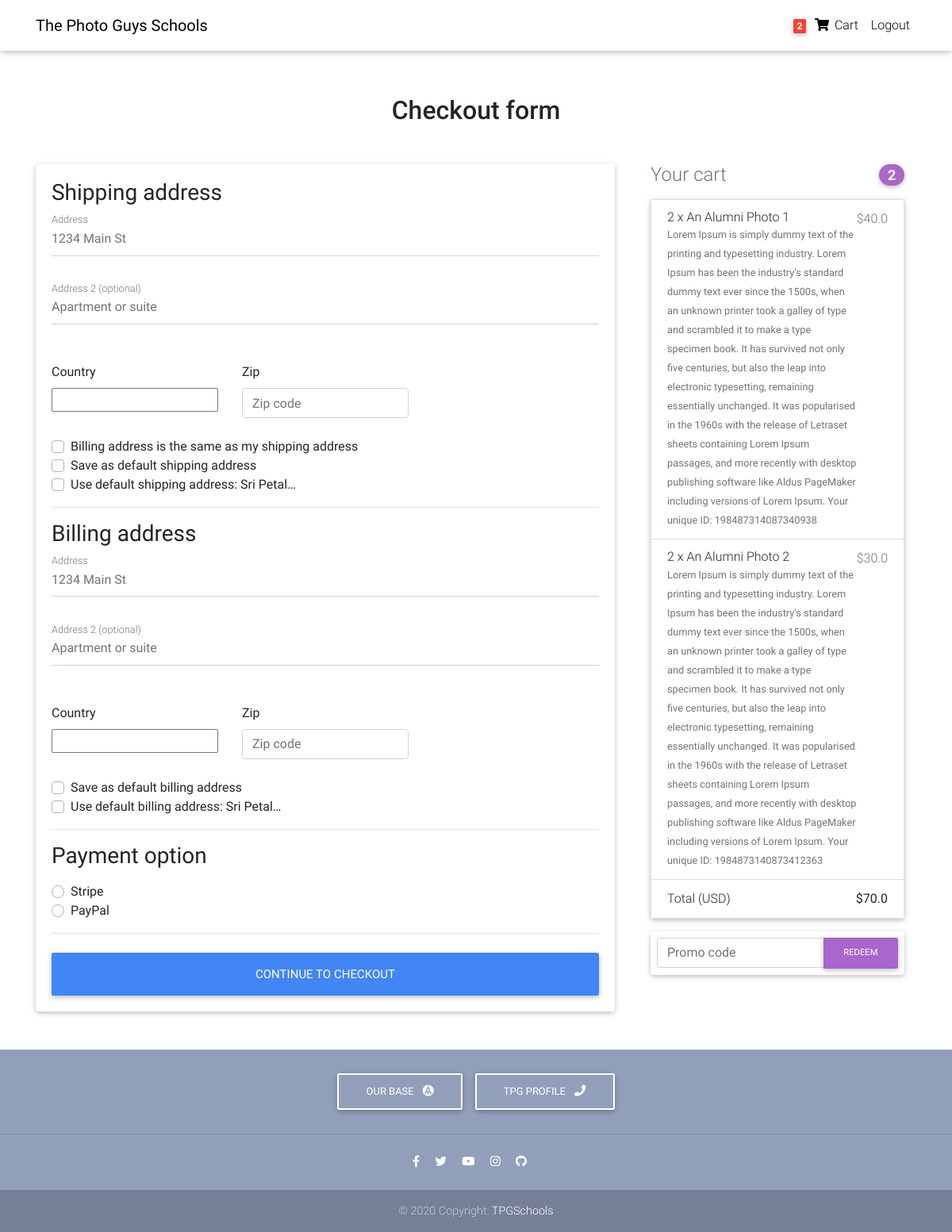
Page /checkout/ (signed in) on the earlier database version.
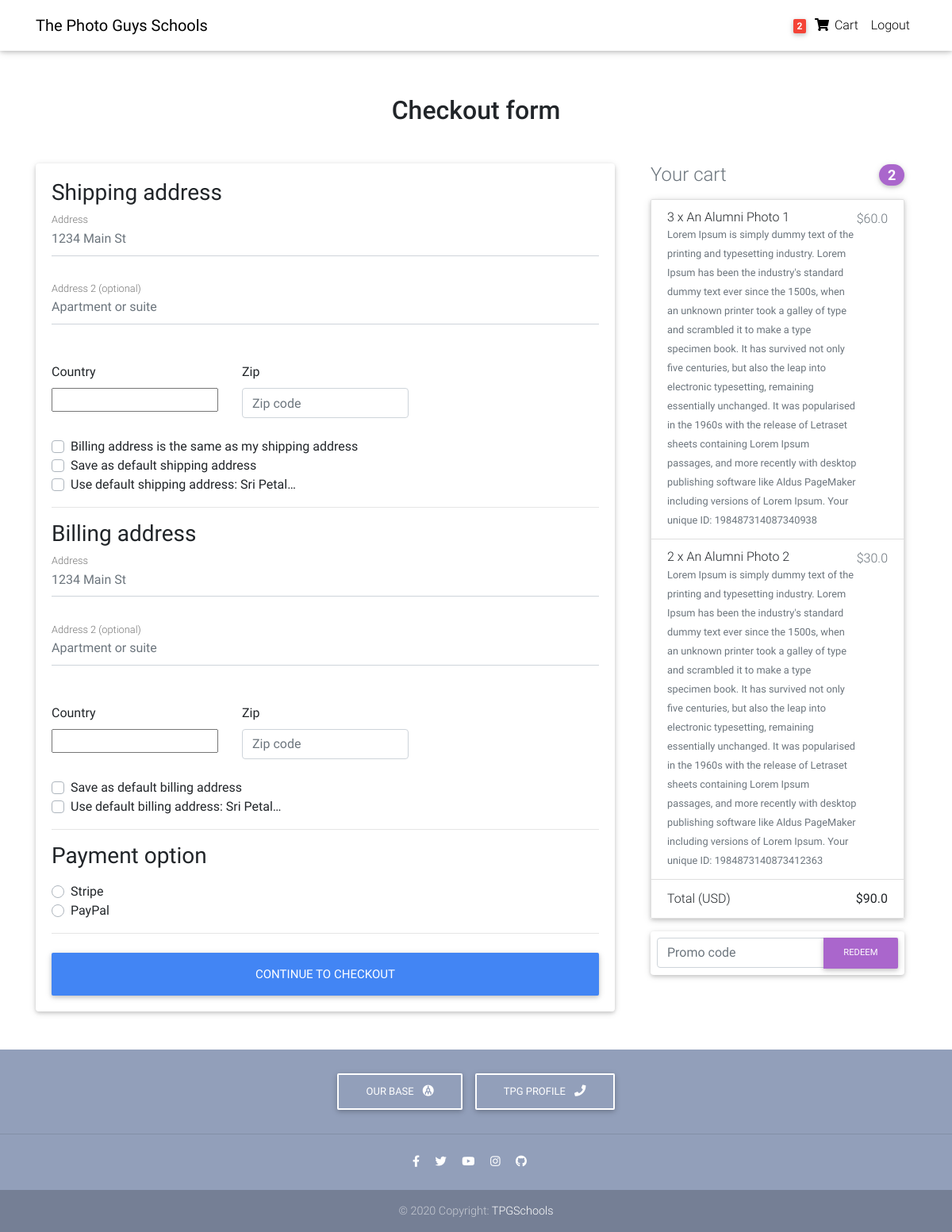
Same page on the later database version.
### core/models.py (models this page shows, shortened)
class OrderItem(models.Model):
    user = models.ForeignKey(settings.AUTH_USER_MODEL,
                             on_delete=models.CASCADE)
    ordered = models.BooleanField(default=False)
    item = models.ForeignKey(Item, on_delete=models.CASCADE)
    quantity = models.IntegerField(default=1)
    def get_total_item_price(self):
        return self.quantity * self.item.price
    def get_total_discount_item_price(self):
        return self.quantity * self.item.discount_price
    def get_final_price(self):
        if self.item.discount_price:
            return self.get_total_discount_item_price()
        return self.get_total_item_price()

class Item(models.Model):
    title = models.CharField(max_length=100)
    price = models.FloatField()
    discount_price = models.FloatField(blank=True, null=True)
    category = models.CharField(choices=CATEGORY_CHOICES, max_length=2)
    label = models.CharField(choices=LABEL_CHOICES, max_length=1)
    slug = models.SlugField()
    description = models.TextField()
    image = models.ImageField()

class Order(models.Model):
    user = models.ForeignKey(settings.AUTH_USER_MODEL,
                             on_delete=models.CASCADE)
    ref_code = models.CharField(max_length=20, blank=True, null=True)
    items = models.ManyToManyField(OrderItem)
    start_date = models.DateTimeField(auto_now_add=True)
    ordered_date = models.DateTimeField()
    ordered = models.BooleanField(default=False)
    shipping_address = models.ForeignKey(
        'Address', related_name='shipping_address', on_delete=models.SET_NULL, blank=True, null=True)
    billing_address = models.ForeignKey(
        'Address', related_name='billing_address', on_delete=models.SET_NULL, blank=True, null=True)
    payment = models.ForeignKey(
        'Payment', on_delete=models.SET_NULL, blank=True, null=True)
    coupon = models.ForeignKey(
        'Coupon', on_delete=models.SET_NULL, blank=True, null=True)
    being_delivered = models.BooleanField(default=False)
    received = models.BooleanField(default=False)
    refund_requested = models.BooleanField(default=False)
    refund_granted = models.BooleanField(default=False)
    '''
    1. Item added to cart
    2. Adding a billing address
    (Failed checkout)
    3. Payment
    (Preprocessing, processing, packaging etc.)
    4. Being delivered
    5. Received
    6. Refunds
    '''
    def get_total(self):
        total = 0
        for order_item in self.items.all():
            total += order_item.get_final_price()
        if self.coupon:
            total -= self.coupon.amount
        return total

### core/views.py (the view, shortened to what this page needs)
# urls.py: path('checkout/', CheckoutView.as_view(), name='checkout'),
class CheckoutView(View):
    def get(self, *args, **kwargs):
        try:
            order = Order.objects.get(user=self.request.user, ordered=False)
            form = CheckoutForm()
            context = {
                'form': form,
                'couponform': CouponForm(),
                'order': order,
                'DISPLAY_COUPON_FORM': True
            }
            shipping_address_qs = Address.objects.filter(
                user=self.request.user,
                address_type='S',
                default=True
            )
            if shipping_address_qs.exists():
                context.update(
                    {'default_shipping_address': shipping_address_qs[0]})
            billing_address_qs = Address.objects.filter(
                user=self.request.user,
                address_type='B',
                default=True
            )
            if billing_address_qs.exists():
                context.update(
                    {'default_billing_address': billing_address_qs[0]})
            return render(self.request, "checkout.html", context)
        except ObjectDoesNotExist:
            messages.info(self.request, "You do not have an active order")
            return redirect("core:checkout")

### core/forms.py
class CheckoutForm(forms.Form):
    shipping_address = forms.CharField(required=False)
    shipping_address2 = forms.CharField(required=False)
    shipping_country = CountryField(blank_label='(select country)').formfield(
        required=False,
        widget=CountrySelectWidget(attrs={
            'class': 'custom-select d-block w-100',
        }))
    shipping_zip = forms.CharField(required=False)
    billing_address = forms.CharField(required=False)
    billing_address2 = forms.CharField(required=False)
    billing_country = CountryField(blank_label='(select country)').formfield(
        required=False,
        widget=CountrySelectWidget(attrs={
            'class': 'custom-select d-block w-100',
        }))
    billing_zip = forms.CharField(required=False)
    same_billing_address = forms.BooleanField(required=False)
    set_default_shipping = forms.BooleanField(required=False)
    use_default_shipping = forms.BooleanField(required=False)
    set_default_billing = forms.BooleanField(required=False)
    use_default_billing = forms.BooleanField(required=False)
    payment_option = forms.ChoiceField(
        widget=forms.RadioSelect, choices=PAYMENT_CHOICES)

### templates/checkout.html (shortened to what the changed rows need)
{% extends "base.html" %}
{% load crispy_forms_tags %}
{% block content %}
  <main >
    <div class="container wow fadeIn">
      <h2 class="my-5 h2 text-center">Checkout form</h2>
      <div class="row">
        <div class="col-md-4 mb-4">
          {% include "order_snippet.html" %}
        </div>
      </div>
    </div>
  </main>
{% endblock content %}

### templates/order_snippet.html (shortened to what this page needs)
<div class="col-md-12 mb-4">
    <h4 class="d-flex justify-content-between align-items-center mb-3">
    <span class="text-muted">Your cart</span>
    <span class="badge badge-secondary badge-pill">{{ order.items.count }}</span>
    </h4>
    <ul class="list-group mb-3 z-depth-1">
    {% for order_item in order.items.all %}
    <li class="list-group-item d-flex justify-content-between lh-condensed">
        <div>
        <h6 class="my-0">{{ order_item.quantity }} x {{ order_item.item.title}}</h6>
        <small class="text-muted">{{ order_item.item.description}}</small>
        </div>
        <span class="text-muted">${{ order_item.get_final_price }}</span>
    </li>
    {% endfor %}
    <li class="list-group-item d-flex justify-content-between">
        <span>Total (USD)</span>
        <strong>${{ order.get_total }}</strong>
    </li>
    </ul>
    {% if DISPLAY_COUPON_FORM %}
    <form class="card p-2" action="{% url 'core:add-coupon' %}" method="POST">
        <div class="input-group">
            {{ couponform.code }}
            <div class="input-group-append">
            <button class="btn btn-secondary btn-md waves-effect m-0" type="submit">Redeem</button>
            </div>
        </div>
    </form>
    {% endif %}
</div>

Differences in the rows shown:
changed through a linked row, Order: get_total "70.0" → "90.0"
changed OrderItem "An Alumni Photo 1": quantity "2" → "3"; get_final_price "40.0" → "60.0"
